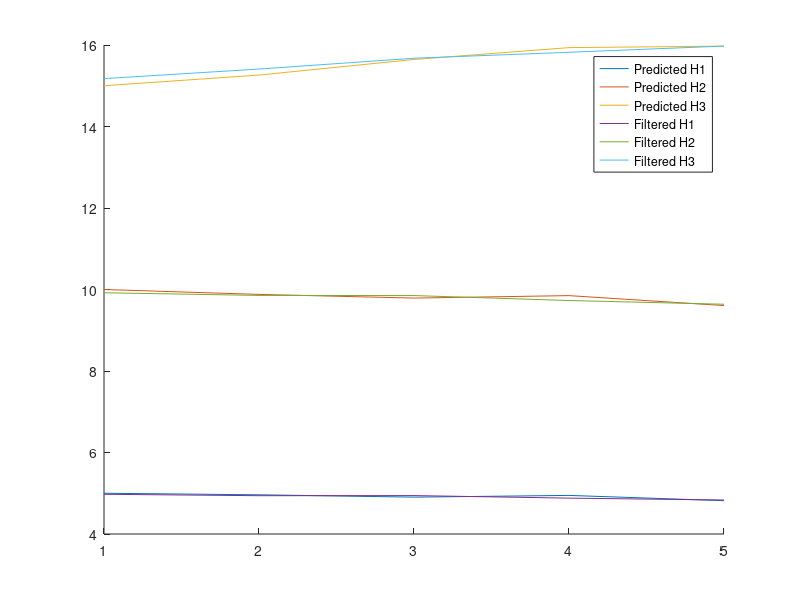
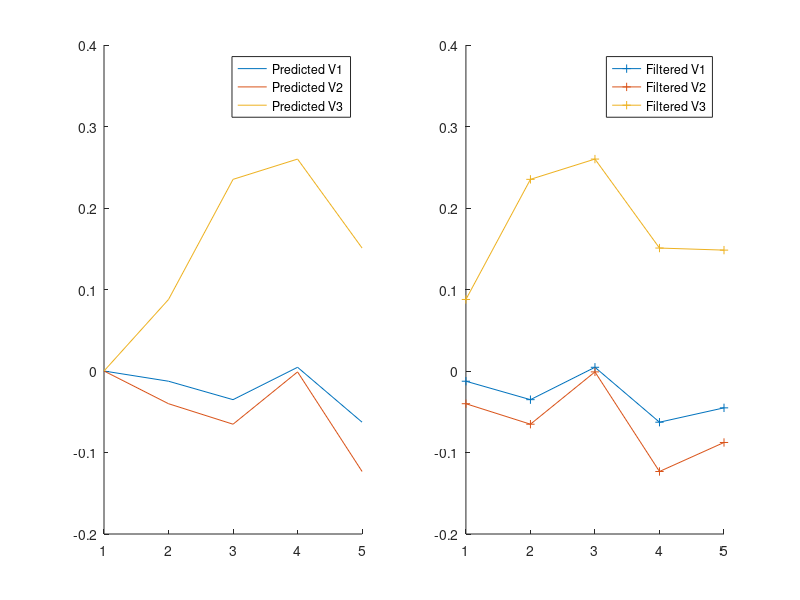
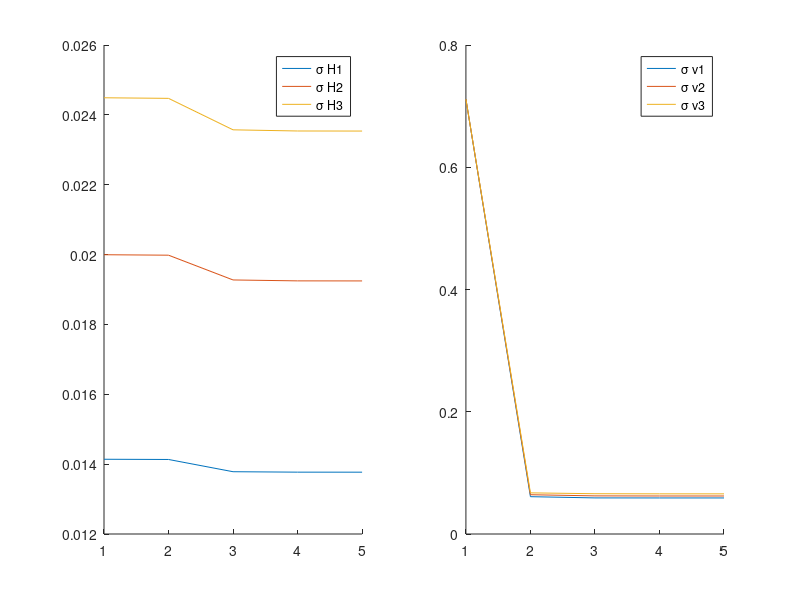

MATLAB code to generate these figures, in order:
% DSE Lab4
% Xiao Tianqi
% 3371477
% 17.6.2019
clear
close all
n=5

%% Intergrated radom walk Model

F =[ 0 1 0 0 0 0 
     0 0 0 0 0 0
     0 0 0 1 0 0
     0 0 0 0 0 0
     0 0 0 0 0 1
     0 0 0 0 0 0 ]; 
Phi = expm(F);
X0=[5 0 10 0 15 0]';
Sigma0=eye(6,6);
Q= 0.01*[1/3  1/2   0    0   0   0;
         1/2   1    0    0   0   0;
          0    0   1/3  1/2  0   0;  
          0    0   1/2   1   0   0;
          0    0    0    0  1/3 1/2;
          0    0    0    0  1/2  1];

%% Observation equation
Z =[ 4.96 4.93 5.25 -5.26 -4.96 -4.99;
     4.96 4.94 5.56 -5.55 -4.89 -4.92;
     4.97 4.91 5.84 -5.81 -4.91 -4.92;
     4.86 4.83 6.09 -6.09 -4.86 -4.89;
     4.85 4.81 6.33 -6.34 -4.80 -4.82 ]'
  
H =[ 1  0  0  0  0  0
    -1  0  1  0  0  0
     0  0 -1  0  1  0
     0  0  1  0 -1  0
     1  0 -1  0  0  0
    -1  0  0  0  0  0 ];

% H=[1 0 0;-1 1 0; 0 -1 1; 0 1 -1;1 -1 0;-1 0 0]';
R =0.02*0.02.*eye(6,6);
Xnn=X0;
Pnn=Sigma0;
I=eye(6,6);
X_p=[];
X_cor=[];
P_p=[];
P_cor=[];
%% Karman Filter
for i = 1:n 
    Xnn_p= Phi*Xnn;
    Pnn_p= Phi*Pnn*Phi'+Q;
    Kn= Pnn_p*H'*inv(H*Pnn_p*H'+ R);
    Xnn=Xnn_p+Kn*(Z(:,i)-H*Xnn_p);
    Pnn=(I-Kn*H)*Pnn_p;
    X_p=[X_p Xnn_p];
    X_cor=[X_cor Xnn];
    Sigma(:,i)=sqrt(diag(Pnn));
    P_cor=[P_cor Pnn];
    Xnn =Xnn;
    Pnn =Pnn;
end
%% Location of each epoch
H_pre=X_p(1:2:6,:)';
H_cor=X_cor(1:2:6,:)';
figure
hold on
plot(H_pre);
% legend('Predicted H1','Predicted H2','Predicted H3');
plot(H_cor);
legend('Predicted H1','Predicted H2','Predicted H3','Filtered H1','Filtered H2','Filtered H3');

V_pre=X_p(2:2:6,:)';
V_cor=X_cor(2:2:6,:)';

figure
subplot(1,2,1)
hold on
plot(V_pre);
legend('Predicted V1','Predicted V2','Predicted V3');
subplot(1,2,2)
hold on
plot(V_cor,'-+');
legend('Filtered V1','Filtered V2','Filtered V3');

%% varience
figure
subplot(1,2,1)
hold on
plot(Sigma(1:2:6,:)');
legend('\sigma H1 ','\sigma H2 ','\sigma H3 ')
subplot(1,2,2)
hold on
plot(Sigma(2:2:6,:)');
legend('\sigma v1 ','\sigma v2 ','\sigma v3 ')